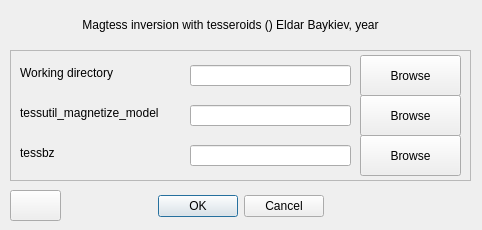
<?xml version="1.0" encoding="UTF-8"?>
<ui version="4.0">
 <class>Dialog</class>
 <widget class="QDialog" name="Dialog">
  <property name="geometry">
   <rect>
    <x>0</x>
    <y>0</y>
    <width>482</width>
    <height>230</height>
   </rect>
  </property>
  <property name="windowTitle">
   <string>Path</string>
  </property>
  <property name="windowIcon">
   <iconset>
    <normaloff>icons/icons8-opened-folder-40.png</normaloff>icons/icons8-opened-folder-40.png</iconset>
  </property>
  <widget class="QFrame" name="frame">
   <property name="geometry">
    <rect>
     <x>10</x>
     <y>50</y>
     <width>461</width>
     <height>131</height>
    </rect>
   </property>
   <property name="frameShape">
    <enum>QFrame::StyledPanel</enum>
   </property>
   <property name="frameShadow">
    <enum>QFrame::Raised</enum>
   </property>
   <widget class="QLabel" name="gmi_path_label">
    <property name="geometry">
     <rect>
      <x>10</x>
      <y>15</y>
      <width>161</width>
      <height>16</height>
     </rect>
    </property>
    <property name="text">
     <string>Working directory</string>
    </property>
   </widget>
   <widget class="QLineEdit" name="gmi_path">
    <property name="geometry">
     <rect>
      <x>180</x>
      <y>15</y>
      <width>161</width>
      <height>21</height>
     </rect>
    </property>
   </widget>
   <widget class="QLabel" name="gmi_tessutil_filename_label">
    <property name="geometry">
     <rect>
      <x>10</x>
      <y>55</y>
      <width>161</width>
      <height>16</height>
     </rect>
    </property>
    <property name="text">
     <string>tessutil_magnetize_model</string>
    </property>
    <property name="textFormat">
     <enum>Qt::AutoText</enum>
    </property>
   </widget>
   <widget class="QLabel" name="gmi_tessbz_filename_label">
    <property name="geometry">
     <rect>
      <x>10</x>
      <y>95</y>
      <width>161</width>
      <height>16</height>
     </rect>
    </property>
    <property name="text">
     <string>tessbz</string>
    </property>
   </widget>
   <widget class="QLineEdit" name="gmi_tessutil_filename">
    <property name="geometry">
     <rect>
      <x>180</x>
      <y>55</y>
      <width>161</width>
      <height>21</height>
     </rect>
    </property>
   </widget>
   <widget class="QLineEdit" name="gmi_tessbz_filename">
    <property name="geometry">
     <rect>
      <x>180</x>
      <y>95</y>
      <width>161</width>
      <height>21</height>
     </rect>
    </property>
   </widget>
   <widget class="QPushButton" name="tessutil_browse">
    <property name="geometry">
     <rect>
      <x>350</x>
      <y>45</y>
      <width>101</width>
      <height>41</height>
     </rect>
    </property>
    <property name="toolTip">
     <string>Browse for tessutil_magnetize_model executable</string>
    </property>
    <property name="text">
     <string>Browse</string>
    </property>
    <property name="icon">
     <iconset>
      <normaloff>icons/icons8-gear-48.png</normaloff>icons/icons8-gear-48.png</iconset>
    </property>
    <property name="iconSize">
     <size>
      <width>22</width>
      <height>22</height>
     </size>
    </property>
   </widget>
   <widget class="QPushButton" name="path_browse">
    <property name="geometry">
     <rect>
      <x>350</x>
      <y>5</y>
      <width>101</width>
      <height>41</height>
     </rect>
    </property>
    <property name="toolTip">
     <string>Browse for working directory</string>
    </property>
    <property name="statusTip">
     <string/>
    </property>
    <property name="text">
     <string>Browse</string>
    </property>
    <property name="icon">
     <iconset>
      <normaloff>icons/icons8-folder-40.png</normaloff>icons/icons8-folder-40.png</iconset>
    </property>
    <property name="iconSize">
     <size>
      <width>22</width>
      <height>22</height>
     </size>
    </property>
    <property name="shortcut">
     <string>B</string>
    </property>
   </widget>
   <widget class="QPushButton" name="tessbz_browse">
    <property name="geometry">
     <rect>
      <x>350</x>
      <y>85</y>
      <width>101</width>
      <height>41</height>
     </rect>
    </property>
    <property name="toolTip">
     <string>Browse for tessbz executable</string>
    </property>
    <property name="text">
     <string>Browse</string>
    </property>
    <property name="icon">
     <iconset>
      <normaloff>icons/icons8-gear-48.png</normaloff>icons/icons8-gear-48.png</iconset>
    </property>
    <property name="iconSize">
     <size>
      <width>22</width>
      <height>22</height>
     </size>
    </property>
   </widget>
  </widget>
  <widget class="QLabel" name="mainlabel">
   <property name="geometry">
    <rect>
     <x>50</x>
     <y>-10</y>
     <width>361</width>
     <height>70</height>
    </rect>
   </property>
   <property name="text">
    <string>Magtess inversion with tesseroids () Eldar Baykiev, year</string>
   </property>
   <property name="alignment">
    <set>Qt::AlignCenter</set>
   </property>
  </widget>
  <widget class="QDialogButtonBox" name="buttonBox">
   <property name="geometry">
    <rect>
     <x>150</x>
     <y>190</y>
     <width>174</width>
     <height>32</height>
    </rect>
   </property>
   <property name="standardButtons">
    <set>QDialogButtonBox::Cancel|QDialogButtonBox::Ok</set>
   </property>
  </widget>
  <widget class="QPushButton" name="help1">
   <property name="geometry">
    <rect>
     <x>10</x>
     <y>190</y>
     <width>51</width>
     <height>31</height>
    </rect>
   </property>
   <property name="toolTip">
    <string>Help</string>
   </property>
   <property name="text">
    <string/>
   </property>
   <property name="icon">
    <iconset>
     <normaloff>icons/icons8-help-16.png</normaloff>icons/icons8-help-16.png</iconset>
   </property>
  </widget>
 </widget>
 <resources/>
 <connections/>
</ui>
